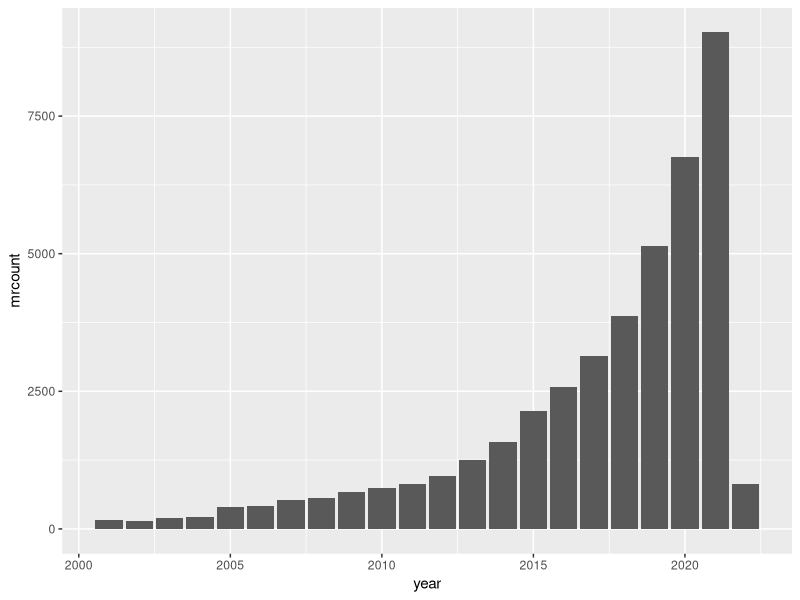

This figure's R source: (Note: this script raises an error after producing the figure.)
## ---- chunk 1
knitr::opts_chunk$set(echo = TRUE)
## ---- chunk 2
library(magrittr)
dat <- readxl::read_xlsx(path = "data/publication-counts.xlsx", sheet = "counts")
dat %>%
  ggplot2::ggplot(ggplot2::aes(x = year, y = mrcount)) + ggplot2::geom_bar(stat = "identity")
ggplot2::ggsave("figures/mr-counts.png")
## ---- chunk 3
dat %>%
  ggplot2::ggplot(ggplot2::aes(x = year, y = gwascount)) + ggplot2::geom_bar(stat = "identity")
ggplot2::ggsave("figures/gwas-counts.png")

## ---- chunk 4
dat %>%
  tidyr::pivot_longer(!year) %>%
  dplyr::filter(year != 2022) %>%
  ggplot2::ggplot(ggplot2::aes(x = year, y = value, fill = name)) + 
  ggplot2::geom_bar(stat = "identity", 
                    position=ggplot2::position_dodge()) + 
  ggplot2::scale_fill_manual(labels = c("GWAS", "MR"), values=c('#999999','#E69F00')) + 
  ggplot2::ylab("Annual publication count") + 
  ggplot2::xlab("Year") + 
  ggplot2::guides(fill = ggplot2::guide_legend("Search terms")) +
  ggplot2::theme(axis.text.x = ggplot2::element_text(angle = 270, vjust = 0.5))
  
ggplot2::ggsave("figures/mr-gwas-counts.png")
